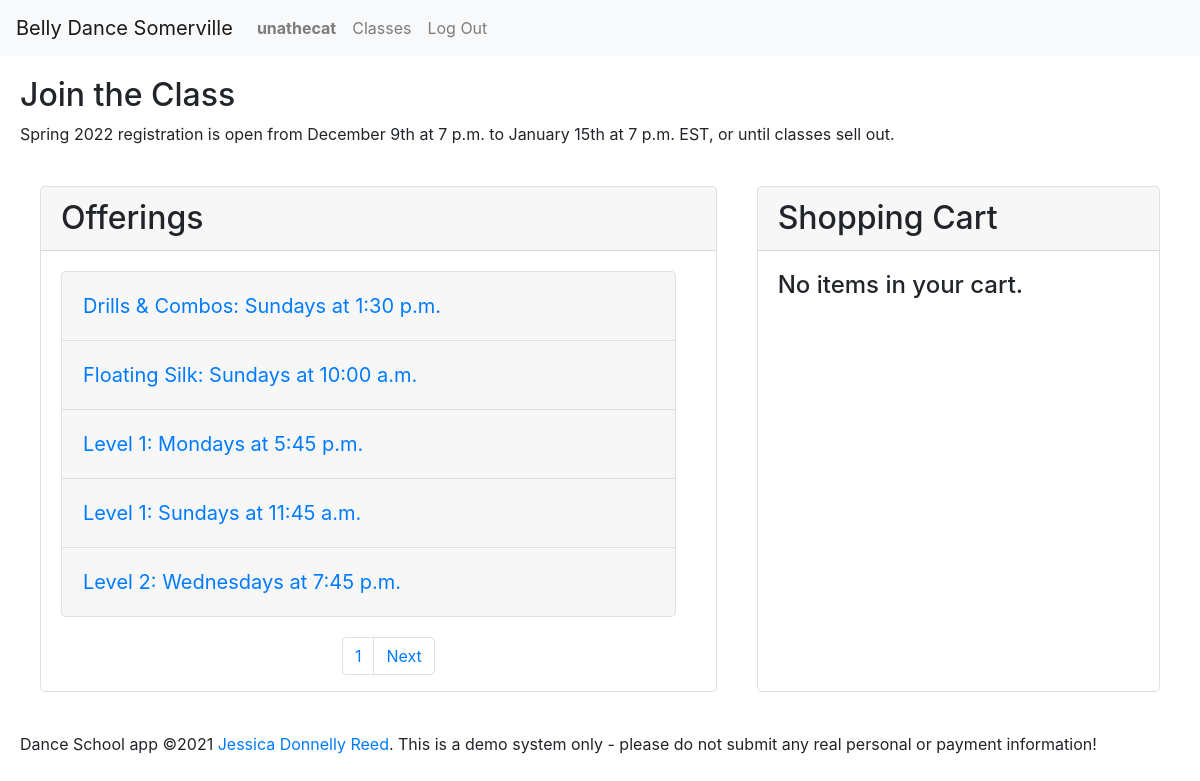
The page / (signed in) on the database as committed earlier.
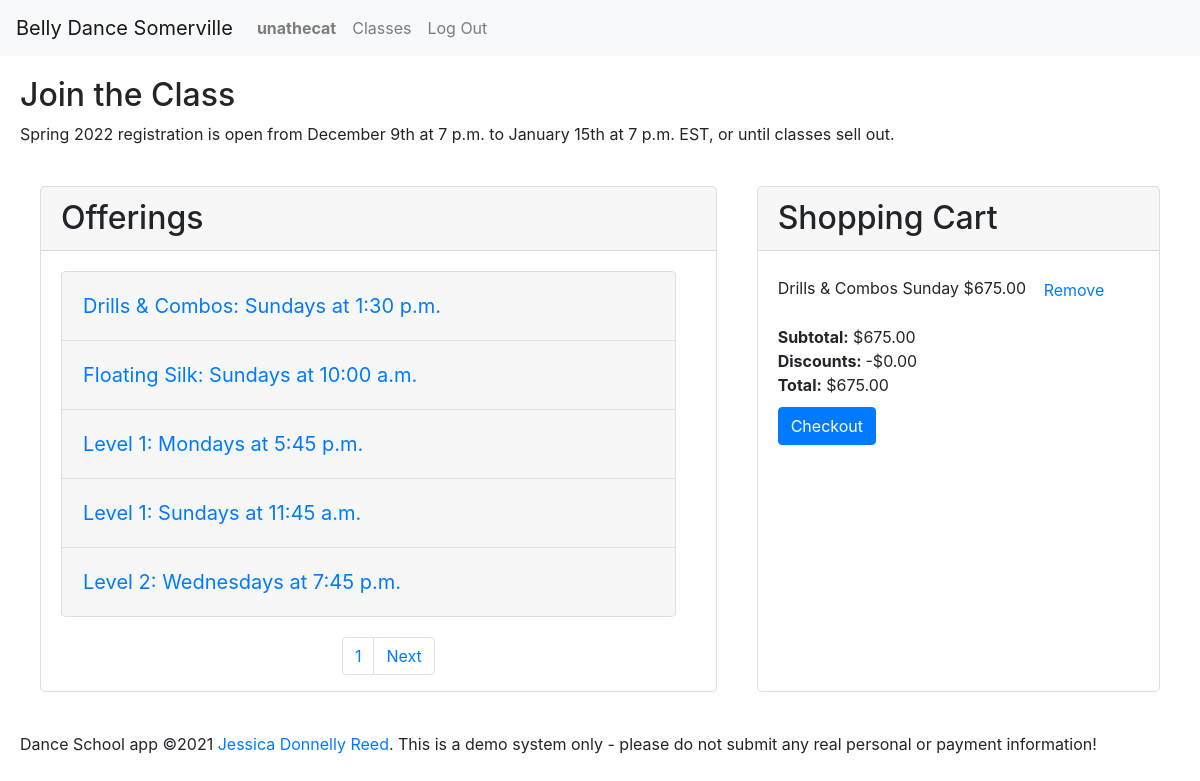
The same page on the database as committed later.
### enrollment/models.py (models this page shows, shortened)
class User(AbstractUser):
    timezone = models.CharField(max_length=32, choices=TIMEZONES,
                                default=settings.DEFAULT_TIMEZONE)
    first_name = models.CharField(max_length=128, null=False, blank=False)
    last_name = models.CharField(max_length=128, null=False, blank=False)
    email = models.EmailField(max_length=254, null=False, blank=False)
    phone = models.CharField(max_length=32, null=True, blank=True)
    emergency_first = models.CharField(max_length=128, null=True, blank=True)
    emergency_last = models.CharField(max_length=128, null=True, blank=True)
    emergency_email = models.EmailField(max_length=254, null=True, blank=True)
    emergency_phone = models.CharField(max_length=32, null=True, blank=True)
    accept_terms = models.DateTimeField(null=True, blank=True)
    contact_sheet_notes = models.CharField(
        max_length=2048, null=True, blank=True)

class Semester(models.Model):
    name = models.CharField(max_length=128, null=False, blank=False)
    start_date = models.DateField(null=False, blank=False)
    end_date = models.DateField(null=False, blank=False)
    registration_open = models.DateTimeField(null=False, blank=False)
    registration_close = models.DateTimeField(null=False, blank=False)
    recital = models.DateTimeField(null=True, blank=True)
    hide = models.BooleanField(default=True, null=True, blank=True)
    @property
    def registration_status(self):
        now = timezone.now()
        if self.registration_close < now:
            return 'closed'
        elif self.registration_open > now:
            return 'future'
        else:
            return 'open'
    def __str__(self):
        return self.name

class Offering(models.Model):
    course = models.ForeignKey(
        Course, on_delete=PROTECT, null=False, blank=False, related_name='offerings')
    semester = models.ForeignKey(
        Semester, on_delete=PROTECT, null=False, blank=False, related_name='offerings')
    location = models.ForeignKey(
        Location, on_delete=PROTECT, null=False, blank=False, related_name='offerings')
    hourly_rate = models.DecimalField(
        max_digits=5, decimal_places=2, default=settings.HOURLY_RATE, null=False, blank=False)
    price_override = models.DecimalField(
        max_digits=7, decimal_places=2, null=True, blank=True)
    weekday = models.IntegerField(
        choices=settings.WEEKDAYS, null=False, blank=False)
    start_time = models.TimeField(null=False, blank=False)
    end_time = models.TimeField(null=False, blank=False)
    timezone = models.CharField(max_length=32, choices=TIMEZONES,
                                default=settings.DEFAULT_TIMEZONE)
    start_date = models.DateField(null=False, blank=False)
    end_date = models.DateField(null=False, blank=False)
    backup_class = models.DateTimeField(null=False, blank=False)
    capacity = models.IntegerField(null=False, blank=False)
    schedule_notes = models.CharField(max_length=2048, null=True, blank=True)
    notes = models.CharField(max_length=2048, null=True, blank=True)
    @property
    def weekday_name(self):
        return settings.WEEKDAYS[self.weekday][1]
    @property
    def spots_left(self):
        try:
            sold = self.line_items.exclude(
                order__completed=None).aggregate(Count('id'))['id__count']
        except Exception:
            sold = 0
        return self.capacity - sold
    @property
    def no_class_dates(self):
        vacations = Vacation.objects.filter(semester=self.semester)
        dates = []
        for vacation in vacations:
            dates.extend(weekdays_in_range(vacation.start_date,
                                           vacation.end_date, self.weekday))
        return dates if len(dates) > 0 else []
    @property
    def offering_dates(self):
        no_class = self.no_class_dates
        all_dates = weekdays_in_range(
            self.start_date, self.end_date, self.weekday)
        dates = [dt for dt in all_dates if dt not in no_class]
        return dates if len(dates) > 0 else []
    @property
    def num_weeks(self):
        return len(self.offering_dates) if self.offering_dates else None
    @property
    def offering_dates_text(self):
        return ', '.join(date.strftime("%-m/%-d") for date in self.offering_dates)
    @property
    def no_class_dates_text(self):
        return ', '.join(date.strftime("%-m/%-d") for date in self.no_class_dates)
    @property
    def price(self):
        diff = timedelta(hours=self.end_time.hour, minutes=self.end_time.minute) - \
            timedelta(hours=self.start_time.hour,
                      minutes=self.start_time.minute)
        hours = diff.seconds / 3600
        calc_price = round(self.hourly_rate *
                           self.num_weeks * decimal.Decimal(hours), 2)
        return calc_price

class Course(models.Model):
    title = models.CharField(max_length=64, null=False, blank=False)
    subtitle = models.CharField(max_length=256, null=False, blank=False)
    description = models.TextField(
        max_length=4096, null=False, blank=False, help_text=settings.MARKDOWN_HELP_TEXT)
    requirements = models.CharField(max_length=256, null=False, blank=False)
    qualifications = models.CharField(max_length=1024, null=False, blank=False)
    @property
    def description_html(self):
        return Markdown().convert(self.description)
    def __str__(self):
        return self.title

class LineItem(models.Model):
    order = models.ForeignKey(Order, on_delete=PROTECT,
                              null=False, blank=False, related_name='line_items')
    offering = models.ForeignKey(
        Offering, on_delete=PROTECT, null=False, blank=False, related_name='line_items')
    planned_absences = models.CharField(max_length=1024, null=True, blank=True)
    price = models.DecimalField(
        max_digits=6, decimal_places=2, null=False, blank=False)

class Order(models.Model):
    student = models.ForeignKey(
        User, on_delete=PROTECT, null=False, blank=False, related_name='orders')
    discount = models.DecimalField(
        max_digits=8, decimal_places=2, null=True, blank=True)
    completed = models.DateTimeField(null=True, blank=True)
    @property
    def subtotal(self):
        try:
            amount = self.line_items.aggregate(Sum('price'))['price__sum']
        except Exception:
            return 0
        return 0 if amount is None else amount
    @property
    def total(self):
        return self.subtotal - self.discount if self.discount is not None else self.subtotal

### enrollment/views.py (the view)
# urls.py: path('', views.index, name='index'),
def index(request, message=None):
    semester = latest_semester()
    offerings = Offering.objects.filter(semester=semester).order_by(
        'course__title', 'weekday', 'start_time'
    )
    page = paginate_offerings(request, offerings)
    if request.user.is_authenticated:
        cart = get_cart(request, request.user, False)
        if cart:
            cart.items = cart.line_items.all()
    else:
        cart = None
    set_timezone(request)
    return render(request, 'enrollment/index.html', {
        'page': page,
        'cart': cart,
        'message': message,
        'semester': semester
    })

### enrollment/context_processors.py (called while the page is built)
def global_settings(request):
    return {
    'DEFAULT_TIMEZONE': settings.DEFAULT_TIMEZONE,
    'TIME_FORMAT': settings.TIME_FORMAT,
    'DATE_FORMAT': settings.DATE_FORMAT,
    'DATE_TIME_FORMAT': settings.DATE_TIME_FORMAT,
    'DATE_TIME_FORMAT_NO_YEAR': settings.DATE_TIME_FORMAT_NO_YEAR,
    'DATE_TIME_TIMEZONE_FORMAT': settings.DATE_TIME_TIMEZONE_FORMAT,
    'SCHOOL_NAME': settings.SCHOOL_NAME,
    'SCHOOL_POLICIES': settings.SCHOOL_POLICIES,
    'NO_OFFERINGS': settings.NO_OFFERINGS,
    }

### enrollment/models.py (called while the page is built)
def weekdays_in_range(start, end, weekday):
    try:
        start <= end
        0 <= weekday <= 7
    except ValidationError:
        return None
    diff = weekday - start.weekday()
    if diff < 0:
        diff += 7
    date = start + timedelta(days=diff)
    dates = []
    while start <= date <= end:
        dates.append(date)
        date += timedelta(days=7)
    return dates

    def __str__(self):
        return self.name

### enrollment/views.py (called while the page is built)
def set_timezone(request):
    if request.user.is_authenticated:
        timezone.activate(request.user.timezone)
    else:
        timezone.activate(settings.DEFAULT_TIMEZONE)

def latest_semester():
    try:
        semester = Semester.objects.filter(hide=False).latest('start_date')
    except Semester.DoesNotExist:
        return None
    return semester

def paginate_offerings(request, offerings):
    if offerings is None:
        page = None
    else:
        page_num = request.GET.get('page', 1)
        paginator = Paginator(offerings, settings.PAGE_SIZE)
        page = paginator.page(page_num)
    return page

@login_required
def get_cart(request, user=None, add=False):
    if user is None:
        user = request.user
    try:
        cart = Order.objects.get(student=user, completed=None)
    except Order.DoesNotExist:
        if add is True:
            cart = Order(student=user)
            cart.save()
        else:
            cart = None
    except Order.MultipleObjectsReturned:
        cart = merge_carts(request, user)
    return cart

### enrollment/templates/enrollment/index.html (shortened to what this page needs)
{% extends "enrollment/layout.html" %}
{% load static %}
{% load tz %}
{% block body %}
<header>
    <h2>Join the Class</h2>
    {% if semester.registration_status == 'closed' %}
        <p>{{semester}} registration closed on {{semester.registration_close}} </p>
    {% else %}
        <p>{{semester}} registration is open from {{semester.registration_open|date:DATE_TIME_FORMAT_NO_YEAR}} to {{semester.registration_close|date:DATE_TIME_TIMEZONE_FORMAT}}, or until classes sell out. </p>
    {% endif %}
</header>
<div class="row">
    <div id="cart-container" class="col-md order-md-5 card">
        <h2 class="card-header section-header">Shopping Cart</h2>
        <div class="accordion">
            {% if cart %}
                <ul id="cart-items">
                {% for item in cart.items %}
                    <li data-offering={{item.offering.id}}>{{item.offering.course.title}} {{item.offering.weekday_name}} ${{item.price|floatformat:2 }} <button class="remove-button btn btn-link" data-item={{item.id}}>Remove</button></li>
                {% endfor %}
                </ul>
                {% if cart.items %}
                <div>
                    <span class="label">Subtotal:</span>  <span class="value" id="cart-subtotal">${{cart.subtotal|default_if_none:"0.00"|floatformat:2 }}</span>
                </div>
                <div>
                    <span class="label">Discounts: </span> <span class="value" id="cart-discount">-${{cart.discount|default_if_none:"0.00"|floatformat:2 }}</span>
                </div>
                <div>
                    <span class="label">Total:</span>  <span class="value" id="cart-total">${{cart.total|default_if_none:"0.00"|floatformat:2 }}</span>
                </div>
                {% else %}
                    <h4>No items in your cart.</h4>
                {% endif %}
            {% else %}
                <h4>No items in your cart.</h4>
            {% endif %}
            <form action="{% if cart %} {% url 'order' cart.id %} {% endif %}" method="GET" class="">
                {% if cart.items %}
                    <input type="submit" value="Checkout" class="btn btn-primary">
                {% endif %}
            </form>
        </div>
    </div>
    <div id="offerings-container" class="col-md-7 card">
        <h2 class="card-header section-header">Offerings</h2>
        {% if page %}
        <div class="accordion" id="offering-accordion">
            {% for offering in page %}
            <div class="card" data-offering="{{offering.id}}">
                <div class="card-header" id="heading{{offering.id}}">
                    <h5 class="mb-0">
                        <button class="btn btn-link" type="button" data-toggle="collapse" data-target="#collapse{{offering.id}}"
                            aria-expanded="true" aria-controls="collapse{{offering.id}}">
                            {{offering.course}}: {{offering.weekday_name}}s at {{offering.start_time|date:TIME_FORMAT}}
                        </button>
                    </h5>
                </div>
            </div>
            {% endfor %}
        </div>
        <div class="container" id="paginator">
            <nav role="navigation">
                <ul class="pagination">
                    <li class="page-item"><a class="page-link" href="?page={{page.number}}">{{page.number}}</a></li>
                    {% if page.has_next %}
                    <li class="page-item"><a class="page-link" href="?page={{page.next_page_number}}">Next</a></li>
                    {% endif %}
                </ul>
            </nav>
        </div>
        {% else %}
        <div class="accordion">{{NO_OFFERINGS}}</div>
        {% endif %}
    </div>
</div>
{% endblock %}

### enrollment/templates/enrollment/layout.html (shortened to what this page needs)
{% load static %}
{% load tz %}
<!DOCTYPE html>
<html lang="en">
<head>
    <link rel="stylesheet" href="https://stackpath.bootstrapcdn.com/bootstrap/4.4.1/css/bootstrap.min.css"
>
    <link href="{% static 'enrollment/styles.css' %}" rel="stylesheet">
</head>
<body>
    <nav class="navbar navbar-expand-sm navbar-light bg-light">
        <a class="navbar-brand" href="#">{{SCHOOL_NAME}}</a>
        <div class="collapse navbar-collapse" id="main-nav">
            <ul class="navbar-nav mr-auto">
                {% if user.is_authenticated %}
                    <li class="nav-item">
                        <a class="nav-link" href="{% url 'view_profile' user.id %}"><strong>{{user.username}}</strong></a>
                    </li>
                {% endif %}
                    <li class="nav-item">
                        <a class="nav-link" href="{% url 'index' %}">Classes</a>
                    </li>
                {% if user.is_authenticated %}
                    <li class="nav-item">
                        <a class="nav-link" href="{% url 'logout' %}">Log Out</a>
                    </li>
                {% endif %}
            </ul>
        </div>
    </nav>
    {% block body %}
    {% endblock %}
    <footer>
        Dance School app &copy;2021 <a href="https://github.com/ruadh">Jessica Donnelly Reed</a>.  This is a demo system only - please do not submit any real personal or payment information!
    </footer>
</body>
</html>

### enrollment/static/enrollment/styles.css (style rules this page uses)
header, footer, .row { margin: 20px; }
form label, form input[type="submit"] { display: block; }
.label { font-weight: bold; }
.card { margin: 20px; border-radius: 5px; }
.accordion { margin: 20px; }
.accordion .card { margin-top: 0; margin-bottom: 0; margin-left: 0; }
.card-header .btn-link { font-size: 1.25rem; padding-left: 0; }
#cart-container ul, #enrollments-orders ul { padding: 0; }
#cart-container li, #enrollments-orders li { list-style: none; }
#cart-container, #offerings-container { padding-left: 0; padding-right: 0; }
input[type="submit"] { margin-top: 10px; margin-bottom: 10px; }
.container { margin-left: 10px; }
.container nav { display: flex; justify-content: center; }

Rows that differ between the two databases and show on the page:
added LineItem: offering.course "Drills & Combos", offering.weekday_name "Sunday", price "675.00"
added Order: subtotal "675.00", discount "0.00", total "675.00"
Other text that changed with them:
form field value: (not shown) → "Checkout"
text no longer shown: "No items in your cart."
text now shown: "Subtotal: $ Discounts: -$ Total: $"
